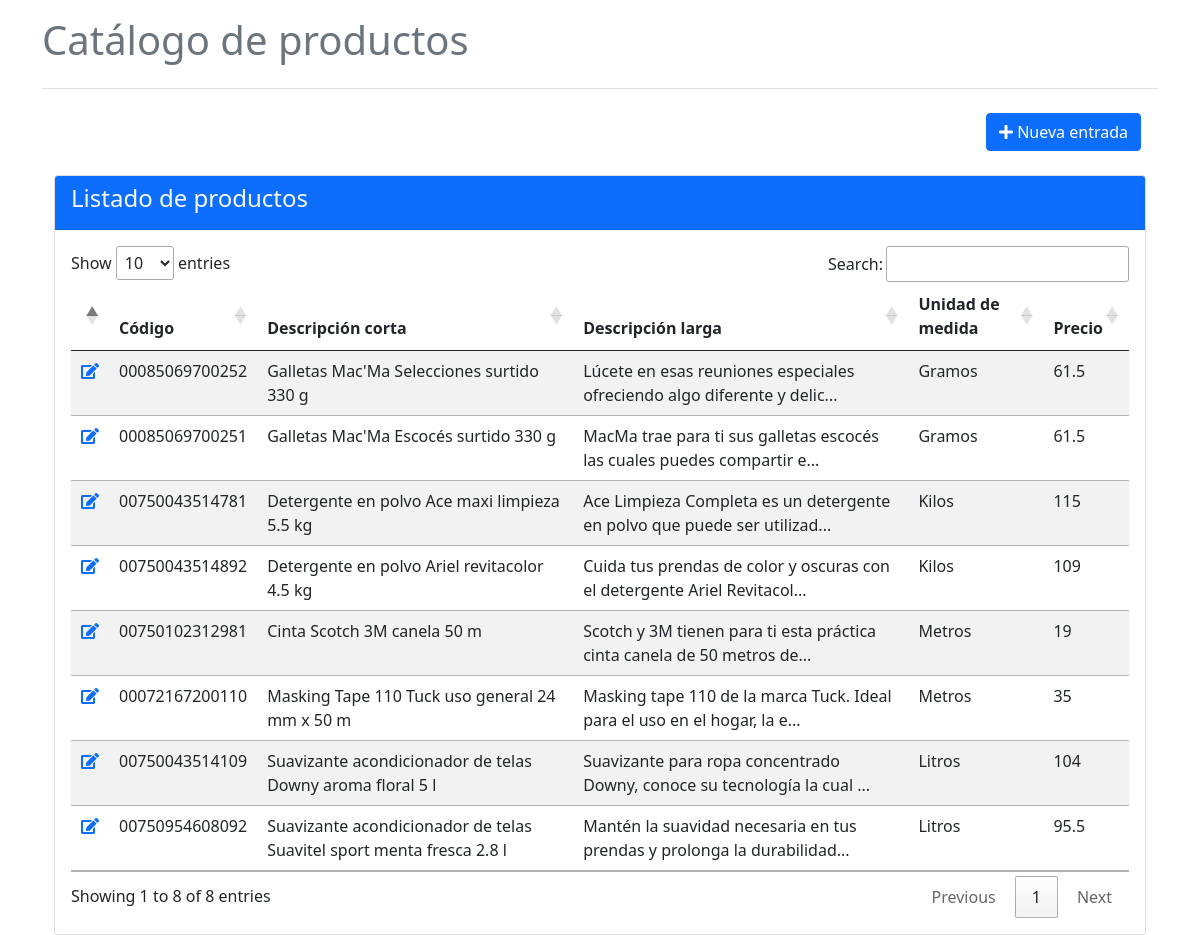
The page / on the database its author committed.
### tables this page shows
CREATE TABLE `productos` (
  `id_producto` int(11) NOT NULL,
  `codigo` varchar(20) NOT NULL,
  `desc_corta` varchar(255) NOT NULL,
  `desc_larga` text NOT NULL,
  `um` varchar(20) NOT NULL,
  `precio` double NOT NULL
);

### Assets/Connection.php (called while the page is built, shortened)
<?php
class Connection
{
	private static $instance;
    public static function getInstance()
    {
		$dataBase = 1;
    	$dbParams = array(
			"type" => "pdo_mysql",
			"username" => 'root',
			"password" => '',
			"host" => 'localhost',
			"db" => "productos"
		);
		$dbType = $dbParams["type"];
		$dbUsername = $dbParams["username"];
		$dbPassword = $dbParams["password"];
		$dbCadena = "mysql:host=".$dbParams["host"].";dbname=".$dbParams["db"];
		$options = array(\PDO::MYSQL_ATTR_INIT_COMMAND => "SET NAMES  'UTF8'");
    	if (!isset(self::$instance[$dataBase]))
		{
		    self::$instance[$dataBase] = new Connection;
			try
			{
				self::$instance[$dataBase]->conn = new \PDO($dbCadena,$dbUsername,$dbPassword, $options);
				self::$instance[$dataBase]->conn->setAttribute(\PDO::ATTR_ERRMODE, \PDO::ERRMODE_EXCEPTION);
			}
			catch (PDOException $e)
			{
				DsFunciones::setLogError("Existe un error al hacer la conexión a la base", $e->getMessage());
				return null;
			}
		}
		 return self::$instance[$dataBase];
    }
}
?>

### Assets/SQL.php (called while the page is built, shortened)
<?php
class Sql
{
    public static function setSimpleQuery($conn, $consulta)
    {
        $ps = $conn->prepare($consulta);
        return $ps;
    }
    public static function executeSimpleQuery($ps, $params = null, $query = "",  $iup = false, $cursor = false,  $debug = true)
    {
        $results = null;
        try
        {
            $cont = 1;
            $ps->execute();
            $results = $ps->fetchAll();
        }
        catch (PDOException $e)
        {
            $error = $ps->errorInfo ();
            DsFunciones::setLogError("Error al ejecutar el query", __CLASS__);
        }
        return $results;
    }
}
?>

### main.php (called while the page is built, shortened)
<?php
class Main
{
    private $defaultClass;
    public function __construct()
    {
        $this->defaultClass = "ProdList";
    }
    public function getPageData()
    {
        $modulo = DsFunciones::getGVariable("mod");
        $regValidate = DsFunciones::validateData($modulo);
        if (!$modulo || $modulo == $this->defaultClass || $regValidate == false)
        {
            $modulo = $this->defaultClass;
        }
        $cont = file_get_contents('Vista/index.html', true);
        $moduleStyle = "";
        $cssFile =  $modulo;
        $cont = preg_replace("/__STYLE__/", $moduleStyle, $cont);
        $moduleJs = "";
        $jsFile = "js" . ucfirst( $modulo);
        if (file_exists("Assets/js/" . $jsFile . ".js"))
        {
            $moduleJs = $this->getTemplate("jsModule");
            $moduleJs = preg_replace("/__JSFILE__/", $jsFile . ".js", $moduleJs);
        }
        $cont = preg_replace("/__JS__/", $moduleJs, $cont);
        $classPath = "Assets/Clases/".ucfirst( $modulo).".php";
        if (file_exists($classPath))
        {
            $class = new $modName();
            $mainData = $class->getData();
            $titleData = $class->getTitle();
            $initData = "";
            $cont = preg_replace("/__CONTENTS__/", $mainData, $cont);
            $cont = preg_replace("/__TITLE__/", $titleData, $cont);
            $cont = preg_replace("/__INIT__/", $initData, $cont);
        }
        return $cont;
    }
    private function getTemplate($name)
    {
        $template["moduleStyle"] = <<< TEMP
<link href="Assets/css/__STYLENAME__Style.css" rel="stylesheet" type="text/css" />
TEMP;
        $template["jsModule"] = <<< TEMP
<script src="Assets/js/__JSFILE__" type="text/javascript"></script>
TEMP;
        return $template[$name];
    }
}
?>

### Assets/Funciones.php (called while the page is built, shortened)
<?php
class Funciones
{
    public static function getGVariable($varName, $basicfilter = true, $stripfilter = true, $personalFilter = false, $personalReplace = false)
    {
        $var = null;
        return $var;
    }
    public static function validateData($variable, $id = 1)
    {
        $result = false;
        switch ($id)
        {
            case 1 :
                $result = preg_match ( '/^[a-zA-Z0-9]*$/', $variable );
                break;
        }
        return $result;
    }
}
?>

### Assets/Clases/ProdList.php (the view, shortened to what this page needs)
<?php
class ProdList {
    private $conn;
    function __construct()
    {
        $this->conn = DsConn::getInstance()->conn;
    }
	public  function getData()
	{
        $data = file_get_contents('Vista/ProdList.html', true);
        $prodList = self::getList();
        $data = preg_replace("/__PRODLIST__/", $prodList, $data);
        return  $data;
    }
	public  function getTitle()
	{
        return 'Listado de productos';
    }
    private function getList()
    {
        $prodList = "";
        $consCat = "SELECT * FROM cat_um";
        $psCat = DsSQL::setSimpleQuery($this->conn, $consCat);
        $sqlResultsCat = DsSQL::executeSimpleQuery($psCat, null, $consCat);
        $catUm = array();
        if ($sqlResultsCat){
            foreach($sqlResultsCat as $item)
            {
                $catUm[$item['id_um']] = $item['descripcion'];
            }
        }
        $consulta = "SELECT * FROM productos";
        $ps = DsSQL::setSimpleQuery($this->conn, $consulta);
        $sqlResults = DsSQL::executeSimpleQuery($ps, null, $consulta);
        if ($sqlResults){
            foreach($sqlResults as $item){
                if (strlen($item['desc_larga']) > 70)
                {
                    $descLarga = substr($item['desc_larga'], 0, 70).'...';
                } else {
                    $descLarga = $item['desc_larga'];
                }
                $prodList .= '<tr>
                    <td>
                        <a href="#" class="btnEdit" data-id="'.$item['id_producto'].'">
                            <i class="fas fa-edit"></i>
                        </a>
                    </td>
                    <td>'.$item['codigo'].'</td>
                    <td>'.$item['desc_corta'].'</td>
                    <td>'.$descLarga.'</td>
                    <td>'.$catUm[$item['um']].'</td>
                    <td>'.$item['precio'].'</td>
                </tr>';
            }
        }
        return $prodList;
    }
}
?>

### index.php (shortened to what this page needs)
<?php
spl_autoload_register(
	function($name)
	{
		if(strpos($name, "DevSys") !== false)
		{
			$name = explode("\\", $name);
    		$name = $name[1];
		} else {
			include_once "Assets/Clases/$name.php";
		}
	}
);
include_once 'main.php';
$pr = new Main;
$mainData = $pr->getPageData();
echo $mainData;
?>

### rows shown on the page
productos: codigo "00085069700252", desc_corta "Galletas Mac'Ma Selecciones surtido 330 g", desc_larga "Lúcete en esas reuniones especiales ofreciendo algo diferente y delic...", um "Gramos", precio "61.5"
productos: codigo "00085069700251", desc_corta "Galletas Mac'Ma Escocés surtido 330 g", desc_larga "MacMa trae para ti sus galletas escocés las cuales puedes compartir e...", um "Gramos", precio "61.5"
productos: codigo "00750043514781", desc_corta "Detergente en polvo Ace maxi limpieza 5.5 kg", desc_larga "Ace Limpieza Completa es un detergente en polvo que puede ser utilizad...", um "Kilos", precio "115"
productos: codigo "00750043514892", desc_corta "Detergente en polvo Ariel revitacolor 4.5 kg", desc_larga "Cuida tus prendas de color y oscuras con el detergente Ariel Revitacol...", um "Kilos", precio "109"
productos: codigo "00750102312981", desc_corta "Cinta Scotch 3M canela 50 m", desc_larga "Scotch y 3M tienen para ti esta práctica cinta canela de 50 metros de...", um "Metros", precio "19"
productos: codigo "00072167200110", desc_corta "Masking Tape 110 Tuck uso general 24 mm x 50 m", desc_larga "Masking tape 110 de la marca Tuck. Ideal para el uso en el hogar, la e...", um "Metros", precio "35"
productos: codigo "00750043514109", desc_corta "Suavizante acondicionador de telas Downy aroma floral 5 l", desc_larga "Suavizante para ropa concentrado Downy, conoce su tecnología la cual ...", um "Litros", precio "104"
productos: codigo "00750954608092", desc_corta "Suavizante acondicionador de telas Suavitel sport menta fresca 2.8 l", desc_larga "Mantén la suavidad necesaria en tus prendas y prolonga la durabilidad...", um "Litros", precio "95.5"

### other values the page prints
$mainData "Catálogo de productos Nueva entrada Listado de productos Show entries Search: Showing 1 to 8 of 8 entries Previous 1 Next Código Descripción corta Descripción larga Unidad de medida Precio"
form field value "10"
